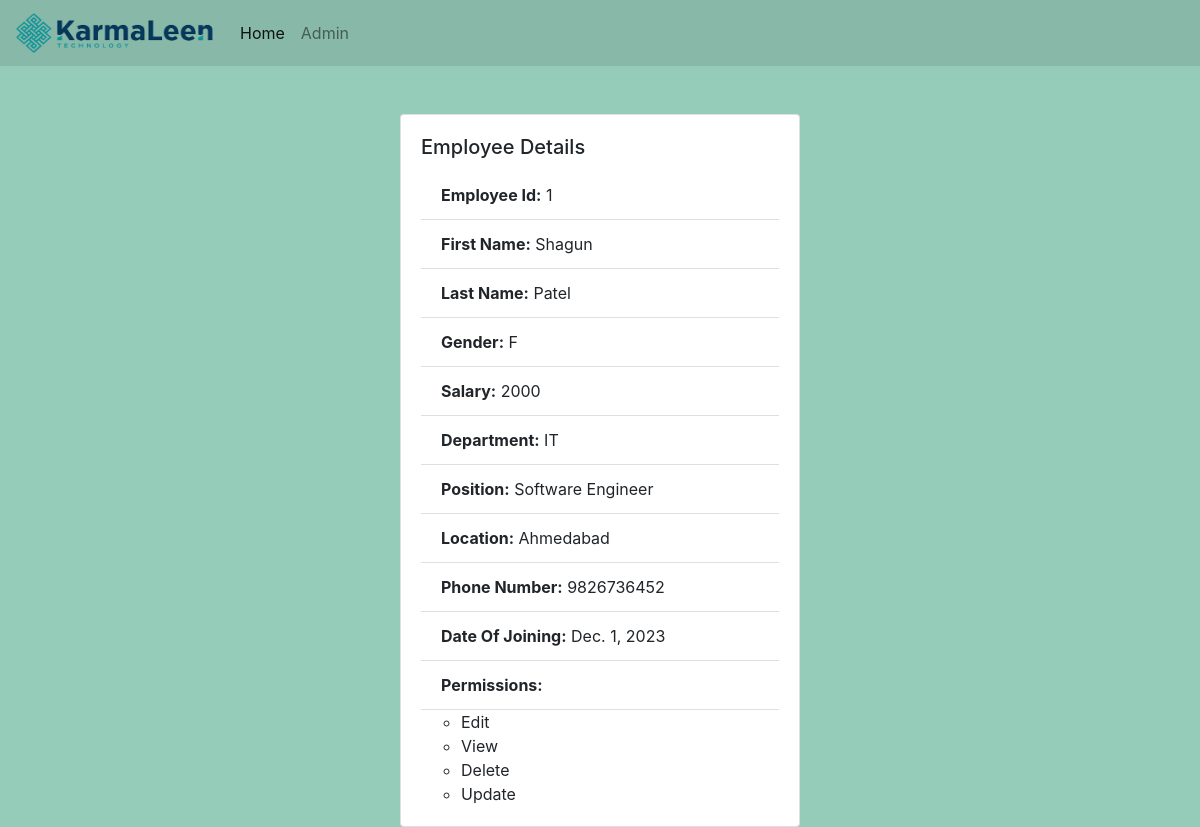
Screenshot of /detail1/ with the database file from the repository.
### employee_management/models.py (models this page shows, shortened)
class Employee(models.Model):
    gender_choices=[("F","Female"),("M","Male"),("O","Others")]
    Employee_Id=models.IntegerField(primary_key=True)
    First_Name=models.CharField(max_length=256)
    Last_Name=models.CharField(max_length=256)
    Gender=models.CharField(max_length=1,choices=gender_choices)
    Salary=models.PositiveIntegerField()
    Department=models.ForeignKey(Department,on_delete=models.CASCADE)
    Position=models.ForeignKey(Position,on_delete=models.CASCADE)
    Location=models.CharField(max_length=256)
    Phone_No=models.BigIntegerField()
    Date_Of_Joining=models.DateField()
    permission=models.ManyToManyField(Permission)

class Department(models.Model):
    Department_Id=models.IntegerField(primary_key=True)
    Department_Name=models.CharField(max_length=256)
    Description=models.TextField()
    def __str__(self):
        return self.Department_Name

class Position(models.Model):
    Position_Id=models.IntegerField(primary_key=True)
    Position_Name=models.CharField(max_length=256)
    Description=models.TextField()
    def __str__(self):
        return self.Position_Name

class Permission(models.Model):
    permission_name=models.CharField(max_length=203)
    def __str__(self):
        return self.permission_name

### employee_management/views.py (the view)
# urls.py: path("detail<int:pk>/",views.EmployeeDetailView.as_view(),name="detail"),
class EmployeeDetailView(DetailView):
    context_object_name='emp_detail'
    model=Employee

### templates/employee_management/employee_detail.html (shortened to what this page needs)
{% extends "employee_management/base.html" %}
{% block 'body_block' %}
<div class="container mt-5">
    <div class="card mx-auto" style="width:25rem;">
        <div class="card-body">
            <h5 class="card-title">Employee Details</h5>
            <ul class="list-group list-group-flush">
                <li class="list-group-item"><strong>Employee Id:</strong> {{ emp_detail.Employee_Id }}</li>
                <li class="list-group-item"><strong>First Name:</strong> {{ emp_detail.First_Name }}</li>
                <li class="list-group-item"><strong>Last Name:</strong> {{ emp_detail.Last_Name }}</li>
                <li class="list-group-item"><strong>Gender:</strong> {{ emp_detail.Gender }}</li>
                <li class="list-group-item"><strong>Salary:</strong> {{ emp_detail.Salary }}</li>
                <li class="list-group-item"><strong>Department:</strong> {{ emp_detail.Department }}</li>
                <li class="list-group-item"><strong>Position:</strong> {{ emp_detail.Position }}</li>
                <li class="list-group-item"><strong>Location:</strong> {{ emp_detail.Location }}</li>
                <li class="list-group-item"><strong>Phone Number:</strong> {{ emp_detail.Phone_No }}</li>
                <li class="list-group-item"><strong>Date Of Joining:</strong> {{ emp_detail.Date_Of_Joining }}</li>
                <li class="list-group-item"><strong>Permissions:</strong> {{i}}</li>
                {% for i in emp_detail.permission.all %}
                <ul>
                    <li>{{i}}</li>
                </ul>
                {% endfor %}
            </ul>
        </div>
    </div>
</div>
{% endblock 'body_block' %}

### templates/employee_management/base.html (shortened to what this page needs)
<!DOCTYPE html>
{% load static %}
<html lang="en">
<head>
  <link rel="stylesheet" href="https://cdn.jsdelivr.net/npm/bootstrap@4.6.2/dist/css/bootstrap.min.css">
</head>
<body style="background-color: rgba(147, 202, 184, 0.979);">
  <nav class="navbar navbar-expand-sm navbar-light fxed-top" id="navbar" style="background-color:rgba(0, 0, 0, 0.089);">
    <a class="navbar-brand" href="#">
      <img src="{% static 'images/home_logo.png' %}" width="200" height="40" class="d-inline-block align-top" alt="">
    </a>
    <ul class="navbar-nav">
      <li class="nav-item">
        <a class="nav-link active" href="{% url 'emp:home' %}">Home</a>
      </li>
      <li class="nav-item">
        <a class="nav-link" href="{% url 'admin:index' %}">Admin</a>
      </li>
    </ul>
  </nav>
  {% block 'body_block' %}{% endblock 'body_block' %}
</body>
</html>

### rows the page displays
Employee: Employee_Id "1", First_Name "Shagun", Last_Name "Patel", Gender "F", Salary "2000", Department "IT", Position "Software Engineer", Location "Ahmedabad", Phone_No "9826736452", Date_Of_Joining "Dec. 1, 2023"
Permission: permission_name "Edit"
Permission: permission_name "View"
Permission: permission_name "Delete"
Permission: permission_name "Update"
